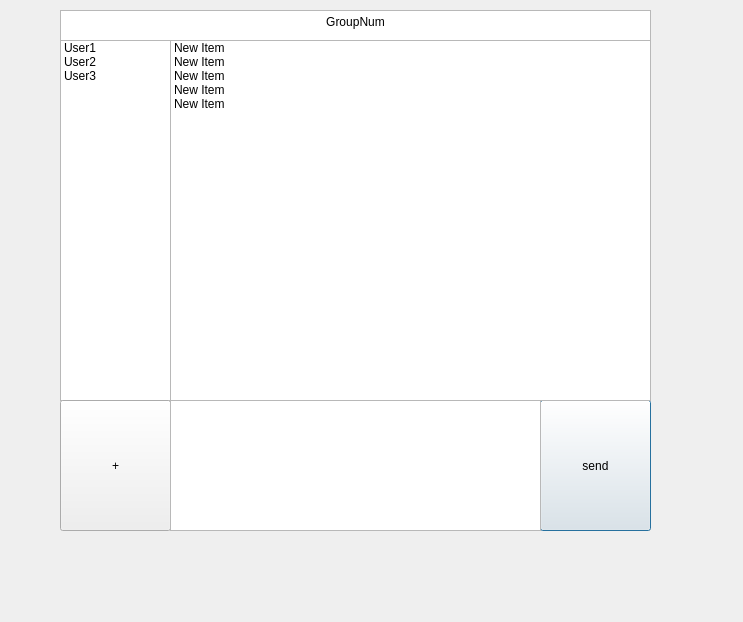
<?xml version="1.0" encoding="UTF-8"?>
<ui version="4.0">
 <class>Dialog</class>
 <widget class="QDialog" name="Dialog">
  <property name="geometry">
   <rect>
    <x>0</x>
    <y>0</y>
    <width>743</width>
    <height>622</height>
   </rect>
  </property>
  <property name="windowTitle">
   <string>Dialog</string>
  </property>
  <widget class="QListWidget" name="listWidget">
   <property name="geometry">
    <rect>
     <x>60</x>
     <y>40</y>
     <width>111</width>
     <height>361</height>
    </rect>
   </property>
   <item>
    <property name="text">
     <string>User1</string>
    </property>
   </item>
   <item>
    <property name="text">
     <string>User2</string>
    </property>
   </item>
   <item>
    <property name="text">
     <string>User3</string>
    </property>
   </item>
  </widget>
  <widget class="QToolButton" name="toolButton">
   <property name="geometry">
    <rect>
     <x>60</x>
     <y>400</y>
     <width>111</width>
     <height>131</height>
    </rect>
   </property>
   <property name="text">
    <string>+</string>
   </property>
  </widget>
  <widget class="QPushButton" name="pushButton">
   <property name="geometry">
    <rect>
     <x>540</x>
     <y>400</y>
     <width>111</width>
     <height>131</height>
    </rect>
   </property>
   <property name="text">
    <string>send</string>
   </property>
  </widget>
  <widget class="QTextBrowser" name="textBrowser">
   <property name="geometry">
    <rect>
     <x>60</x>
     <y>10</y>
     <width>591</width>
     <height>31</height>
    </rect>
   </property>
   <property name="html">
    <string>&lt;!DOCTYPE HTML PUBLIC &quot;-//W3C//DTD HTML 4.0//EN&quot; &quot;http://www.w3.org/TR/REC-html40/strict.dtd&quot;&gt;
&lt;html&gt;&lt;head&gt;&lt;meta name=&quot;qrichtext&quot; content=&quot;1&quot; /&gt;&lt;style type=&quot;text/css&quot;&gt;
p, li { white-space: pre-wrap; }
&lt;/style&gt;&lt;/head&gt;&lt;body style=&quot; font-family:'SimSun'; font-size:9pt; font-weight:400; font-style:normal;&quot;&gt;
&lt;p align=&quot;center&quot; style=&quot; margin-top:0px; margin-bottom:0px; margin-left:0px; margin-right:0px; -qt-block-indent:0; text-indent:0px;&quot;&gt;GroupNum&lt;/p&gt;&lt;/body&gt;&lt;/html&gt;</string>
   </property>
  </widget>
  <widget class="QListWidget" name="listWidget_2">
   <property name="geometry">
    <rect>
     <x>170</x>
     <y>40</y>
     <width>481</width>
     <height>361</height>
    </rect>
   </property>
   <item>
    <property name="text">
     <string>New Item</string>
    </property>
   </item>
   <item>
    <property name="text">
     <string>New Item</string>
    </property>
   </item>
   <item>
    <property name="text">
     <string>New Item</string>
    </property>
   </item>
   <item>
    <property name="text">
     <string>New Item</string>
    </property>
   </item>
   <item>
    <property name="text">
     <string>New Item</string>
    </property>
   </item>
  </widget>
  <widget class="QPlainTextEdit" name="plainTextEdit">
   <property name="geometry">
    <rect>
     <x>170</x>
     <y>400</y>
     <width>371</width>
     <height>131</height>
    </rect>
   </property>
  </widget>
 </widget>
 <resources/>
 <connections>
  <connection>
   <sender>pushButton</sender>
   <signal>clicked()</signal>
   <receiver>listWidget_2</receiver>
   <slot>doItemsLayout()</slot>
   <hints>
    <hint type="sourcelabel">
     <x>597</x>
     <y>475</y>
    </hint>
    <hint type="destinationlabel">
     <x>514</x>
     <y>235</y>
    </hint>
   </hints>
  </connection>
 </connections>
</ui>
